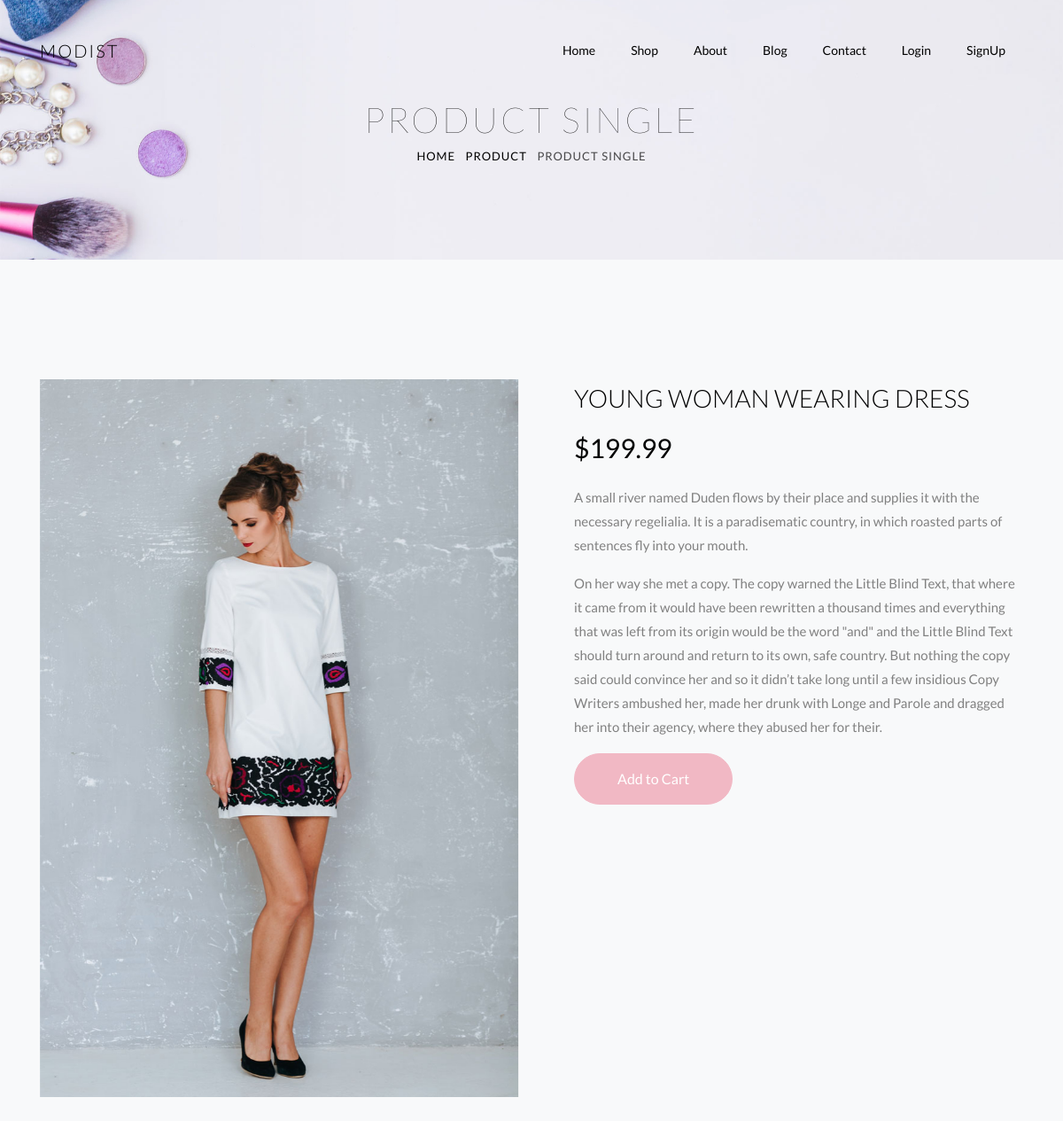
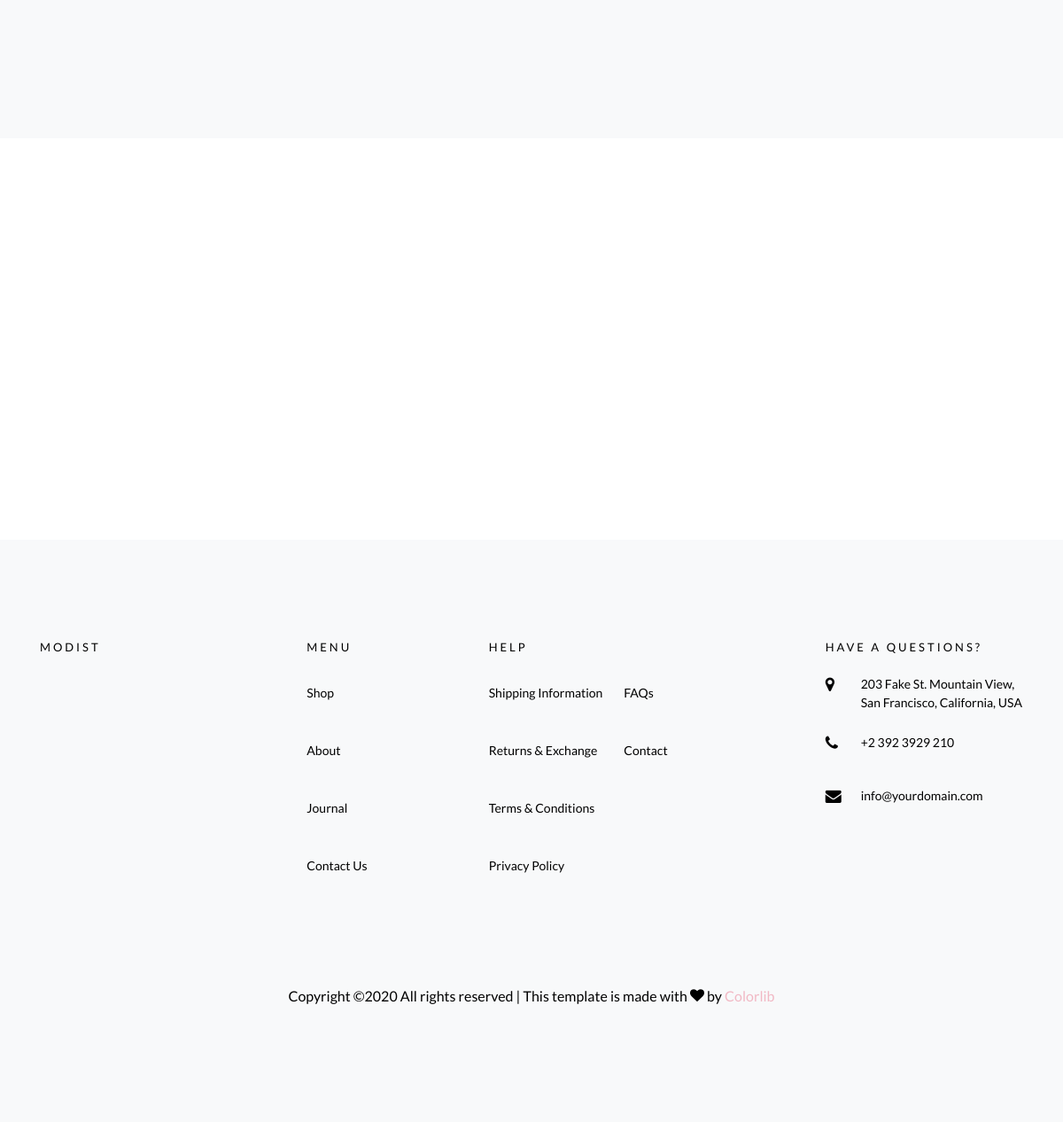
The page /product_detail/Young_Woman_Wearing_Dress/ on the database its author committed (2 pictures, top to bottom).
### core/models.py (models this page shows, shortened)
class Product(models.Model):
	tag_name = models.CharField(max_length=20,blank=True,null=True)
	title = models.CharField(max_length=120)
	description = models.TextField(blank=True,null=True)
	image = models.ImageField()
	price = models.DecimalField(decimal_places=2,max_digits=10)
	discount_price = models.DecimalField(decimal_places=2,max_digits=10)
	slug = models.SlugField()
	timestamp = models.DateTimeField(auto_now_add=True)
	active = models.BooleanField(default=True)
	def get_add_to_cart_url(self):
		return reverse("core_main:add_to_cart",kwargs={
			'slug': self.slug
		})

### core/views.py (the view)
# urls.py: path('product_detail/<slug>/',ProductDetailView.as_view(),name="product_detail"),
class ProductDetailView(DetailView):
	model = Product
	template_name = 'product_detail.html'

### templates/product_detail.html (shortened to what this page needs)
{% extends 'base.html' %}
{% load static %}
{% block content %}
		<div class="hero-wrap hero-bread" style="background-image: url({% static 'images/bg_6.jpg' %});">
      <div class="container">
        <div class="row no-gutters slider-text align-items-center justify-content-center">
          <div class="col-md-9 ftco-animate text-center">
            <h1 class="mb-0 bread">Product Single</h1>
            <p class="breadcrumbs"><span class="mr-2"><a href="index.html">Home</a></span> <span class="mr-2"><a href="index.html">Product</a></span> <span>Product Single</span></p>
          </div>
        </div>
      </div>
    </div>
		<section class="ftco-section bg-light">
    	<div class="container">
    		<div class="row">
    			<div class="col-lg-6 mb-5 ftco-animate">
    				<a href="images/menu-2.jpg" class="image-popup">
              <img src="{{ object.image.url }}" class="img-fluid" alt="Colorlib Template">
            </a>
    			</div>
    			<div class="col-lg-6 product-details pl-md-5 ftco-animate">
    				<h3>{{ object.title }}</h3>
    				<p class="price">
              {% if object.discount_price %}
                <span>${{ object.discount_price }}</span>
              {% else %}
                <span>${{ object.price }}</span>
              {% endif %}
            </p>
    				<p>A small river named Duden flows by their place and supplies it with the necessary regelialia. It is a paradisematic country, in which roasted parts of sentences fly into your mouth.</p>
    				<p>On her way she met a copy. The copy warned the Little Blind Text, that where it came from it would have been rewritten a thousand times and everything that was left from its origin would be the word "and" and the Little Blind Text should turn around and return to its own, safe country. But nothing the copy said could convince her and so it didn’t take long until a few insidious Copy Writers ambushed her, made her drunk with Longe and Parole and dragged her into their agency, where they abused her for their.
						</p>
          	<p>
              <a href="{{ object.get_add_to_cart_url }}" class="btn btn-primary py-3 px-5">Add to Cart</a>
            </p>
    			</div>
    		</div>
    	</div>
    </section>
		<section class="ftco-section-parallax">
      <div class="parallax-img d-flex align-items-center">
        <div class="container">
          <div class="row d-flex justify-content-center py-5">
          </div>
        </div>
      </div>
    </section>
{% endblock %}

### rows shown on the page
Product: image (picture), title "YOUNG WOMAN WEARING DRESS", discount_price "199.99"
